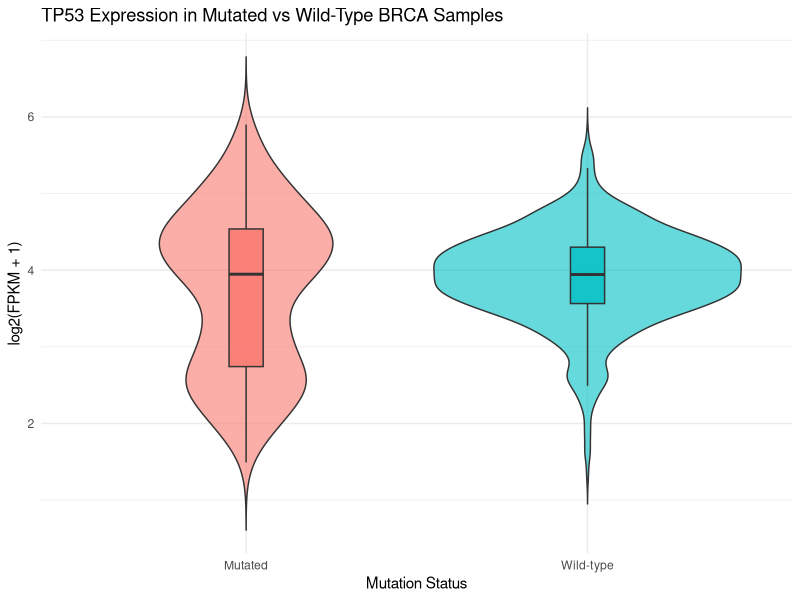
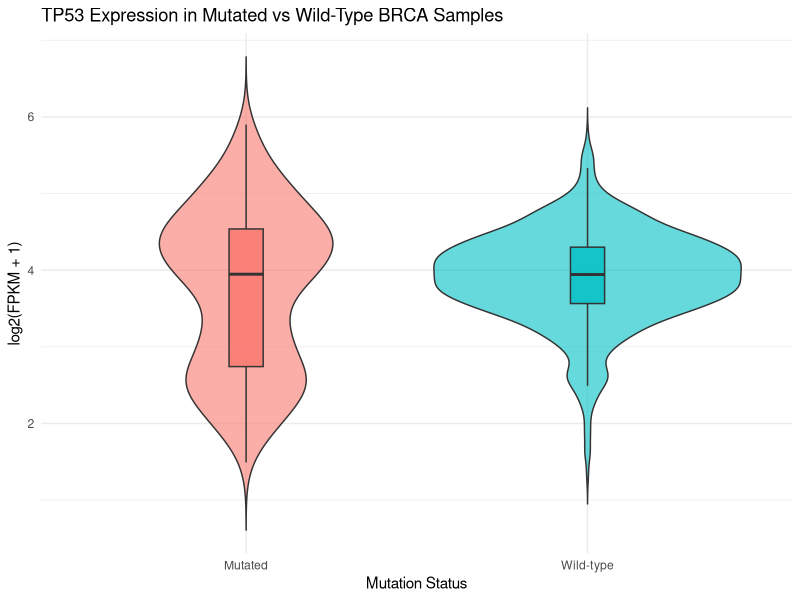

Source code (R) for these figures, in order:
### Step 1: Load required libraries
library(ggplot2)
library(readr)   # For reading CSV files

### Step 1A: Set working directory 
setwd("C:/Users/sanja/TCGA_multiomics_project")

### Step 1B: Read the final merged dataset
df <- read.csv("TP53_expression_mutation_status.csv")
# Preview the data
head(df)


### Step 2: Create the Plot(Violin Plot )
ggplot(df, aes(x = Mutation_Status, y = TP53_Expression, fill = Mutation_Status)) +
  geom_violin(trim = FALSE, alpha = 0.6) +
  geom_boxplot(width = 0.1, outlier.shape = NA, alpha = 0.8) +
  labs(title = "TP53 Expression in Mutated vs Wild-Type BRCA Samples",
       x = "Mutation Status",
       y = "log2(FPKM + 1)") +
  theme_minimal() +
  theme(legend.position = "none")

# Save the plot
ggsave("tp53_violin_plot.pdf", width = 7, height = 7)


### Step 3: Statistical Comparison in Python

#Welch's t-test was used to compare TP53 expression between Mutated and Wild-type BRCA samples.

#A significant difference (p < 0.05) was observed, indicating that mutation status may influence TP53 expression levels.

# Run unpaired t-test
t_test_result<- t.test(TP53_Expression ~ Mutation_Status, data = df)
print(t_test_result)
